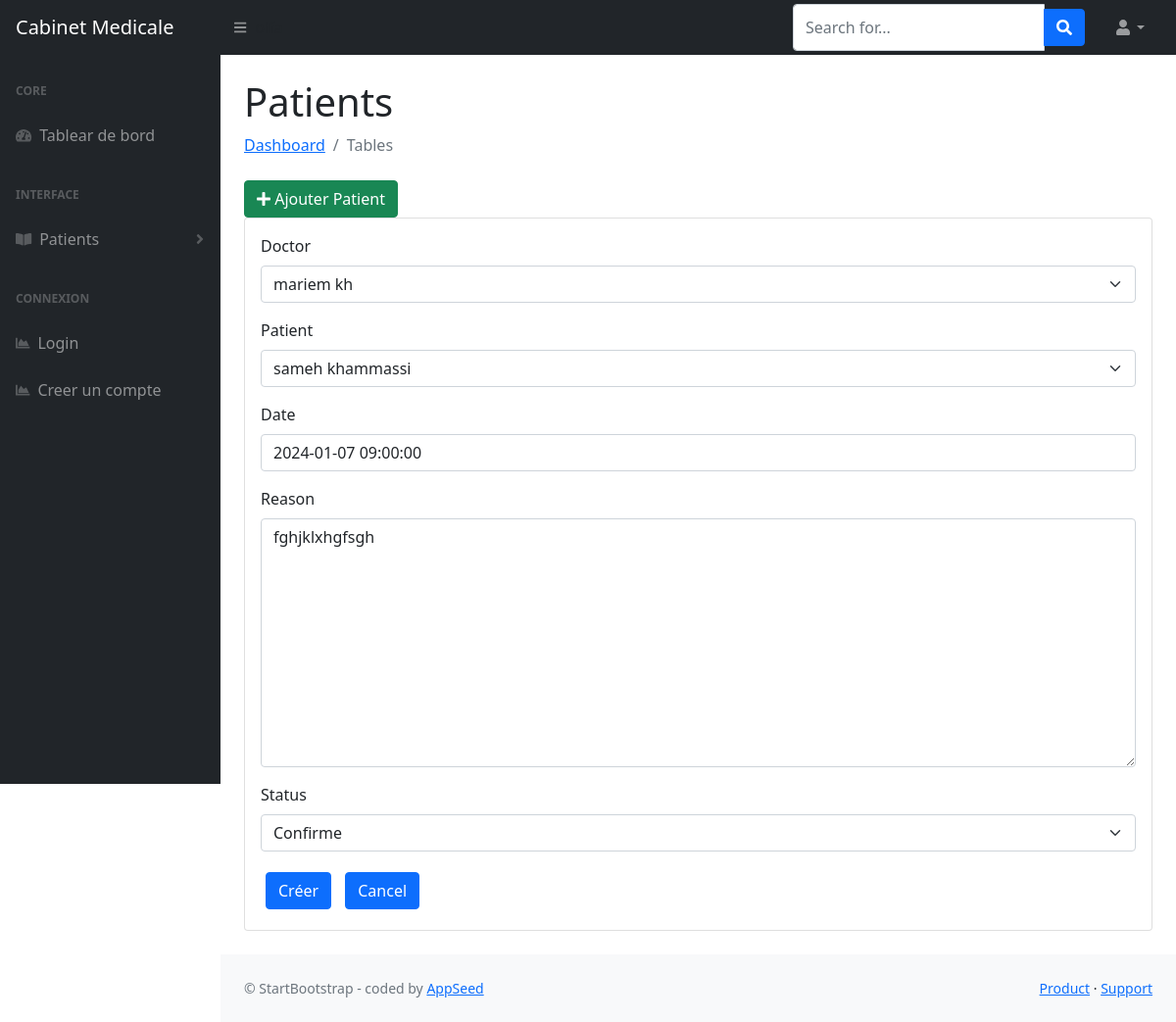
The page /appointments/update/4/ on the database its author committed.
### appointments/models.py (models this page shows, shortened)
class Appointment(models.Model):
    class Status(models.TextChoices):
        CONFIRME = 'Confirmé'
        ANNULE = 'Annulé'
        EN_ATTENTE = 'En attente'
    doctor = models.ForeignKey(Doctor, on_delete=models.CASCADE)
    patient = models.ForeignKey(Patient, on_delete=models.CASCADE, related_name= 'appointment_set')
    date = models.DateTimeField()
    reason = models.TextField()
    status = models.CharField(
        max_length=20,
        choices=Status.choices,
        default=Status.EN_ATTENTE)
    objects = models.Manager()  # Le gestionnaire par défaut
    confirmed_appointments = ConfirmedAppointmentManager()  # Gestionnaire personnalisé pour les rendez-vous confirmés

### appointments/views.py (the view)
# urls.py: path('update/<int:pk>/',AppointmentUpdateView.as_view(), name="update-appointment"),
class AppointmentUpdateView(UpdateView):
    model = Appointment
    fields = ["doctor","patient","date","reason","status"]
    template_name="patients/form.html"
    success_url = reverse_lazy("patient-list-view")

### doctors/models.py (called while the page is built)
    def __str__(self):
        return f"{self.firstName} {self.lastName}"

### patients/models.py (called while the page is built)
    def __str__(self):
        return f"{self.firstName} {self.lastName}"

### patients/templates/patients/form.html (shortened to what this page needs)
{% extends "layouts/base.html" %}
{% load django_bootstrap5 %}
{% block content %}
    <main>
        <div class="container-fluid px-4">
            <h1 class="mt-4">Patients</h1>
            <ol class="breadcrumb mb-4">
                <li class="breadcrumb-item"><a href="index.html">Dashboard</a></li>
                <li class="breadcrumb-item active">Tables</li>
            </ol>
            <div class="col-md-12">
                <a href="{% url 'create-patient' %}" class="btn btn-success float-right"><i class="fas fa-plus"></i> Ajouter Patient</a>
            </div>
            <div class="card mb-4">
                <div class="card-body">
                    <form method="post">{% csrf_token %}
                       {% bootstrap_form form %}
                        {% bootstrap_button button_type="submit" content="Créer" %}
                        {% bootstrap_button button_type="reset" content="Cancel" %}
                    </form>
                </div>
            </div>
        </div>
    </main>
{% endblock content %}

### patients/templates/patients/form.html (style rules this page uses)
button { padding: 10px; margin: 5px; cursor: pointer; border: none; border-radius: 5px; font-size: 16px; font-weight: bold; }

### rows shown on the page
Appointment: doctor "mariem kh", patient "sameh khammassi", date "2024-01-07 09:00:00", reason "fghjklxhgfsgh", status "Confirme"
